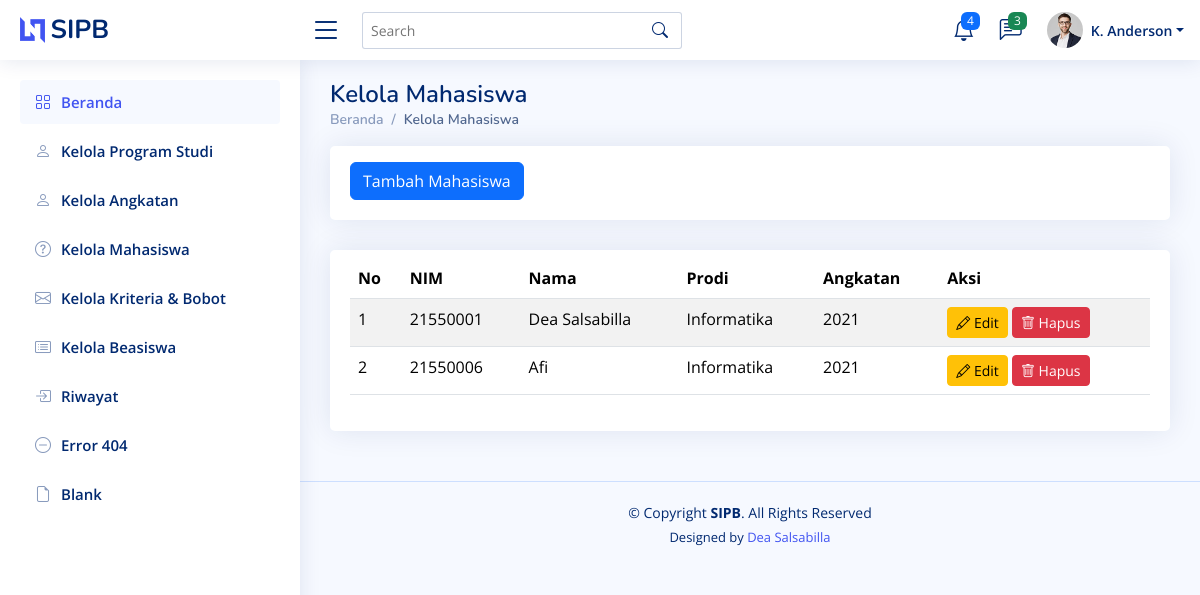
/kelola-mahasiswa/, run on an earlier commit of the app's database.
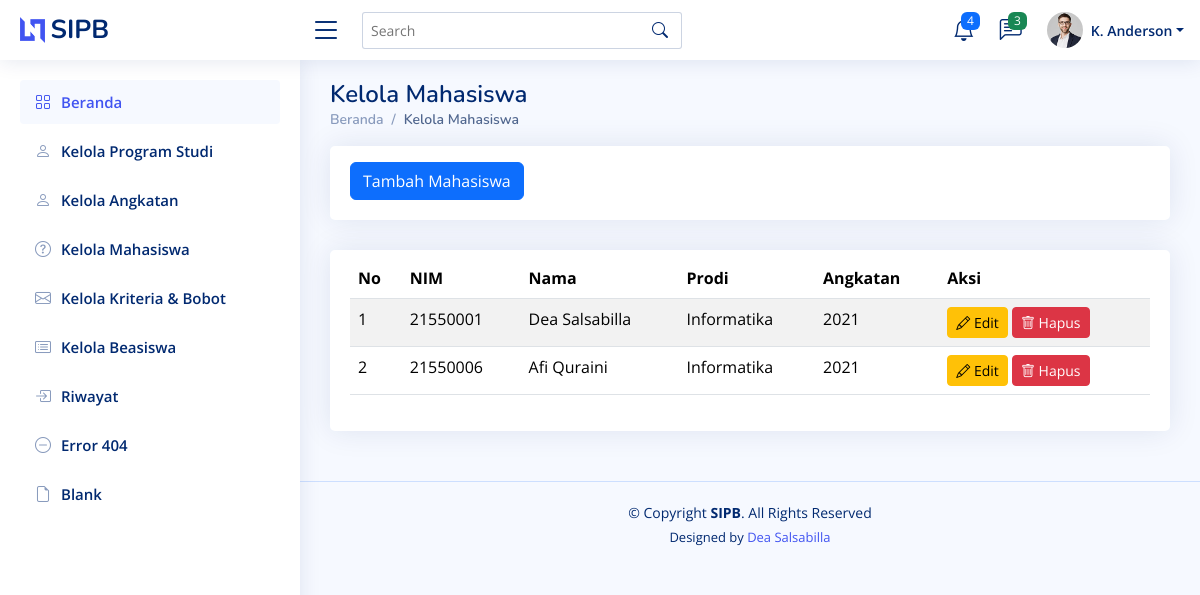
And on a later commit of the database.
### beasiswa/models.py (models this page shows, shortened)
class Mahasiswa(models.Model):
    id = models.AutoField(primary_key=True)  # Auto-increment ID
    nim = models.CharField(max_length=8, unique=True)  # NIM harus unik
    nama = models.CharField(max_length=100)  # Nama mahasiswa
    prodi = models.ForeignKey(Prodi, on_delete=models.CASCADE, related_name="mahasiswa")  # Relasi ke Prodi
    angkatan = models.ForeignKey(Angkatan, on_delete=models.CASCADE, related_name="mahasiswa")  # Relasi ke Angkatan
    class Meta:
        verbose_name = "Mahasiswa"
        verbose_name_plural = "Mahasiswa"
        ordering = ["nim"]  # Mengurutkan berdasarkan NIM

class Prodi(models.Model):
    id = models.AutoField(primary_key=True)  # Auto-increment ID
    prodi = models.CharField(max_length=25)
    class Meta:
        verbose_name = "Prodi"
        verbose_name_plural = "Prodi"
        ordering = ["id"]

class Angkatan(models.Model):
    id = models.AutoField(primary_key=True)  # Auto-increment ID
    angkatan = models.PositiveIntegerField(unique=True)  # Tahun angkatan, harus unik
    class Meta:
        verbose_name = "Angkatan"
        verbose_name_plural = "Angkatan"
        ordering = ["angkatan"]  # Mengurutkan berdasarkan tahun angkatan

### beasiswa/views.py (the view)
# urls.py: path("kelola-mahasiswa/", views.mahasiswa, name='mahasiswa'),
def mahasiswa(request):
    mahasiswa_list = Mahasiswa.objects.select_related('prodi', 'angkatan').all()
    context = {
        'mahasiswa_list': mahasiswa_list,
    }
    return render(request, 'mahasiswa.html', context)

### beasiswa/templates/mahasiswa.html (shortened to what this page needs)
<!DOCTYPE html>
<html lang="en">
<head>
  {% load static %}
  <link href="{% static 'assets/vendor/bootstrap/css/bootstrap.min.css' %}" rel="stylesheet">
  <link href="{% static 'assets/vendor/bootstrap-icons/bootstrap-icons.css' %}" rel="stylesheet">
  <link href="{% static 'assets/vendor/boxicons/css/boxicons.min.css' %}" rel="stylesheet">
  <link href="{% static 'assets/vendor/quill/quill.snow.css' %}" rel="stylesheet">
  <link href="{% static 'assets/vendor/quill/quill.bubble.css' %}" rel="stylesheet">
  <link href="{% static 'assets/vendor/remixicon/remixicon.css' %}" rel="stylesheet">
  <link href="{% static 'assets/vendor/simple-datatables/style.css' %}" rel="stylesheet">
  <link href="{% static 'assets/css/style.css' %}" rel="stylesheet">
</head>
<body>
  {% include 'partials/header.html' %}
  {% include 'partials/sidebar.html' %}
  <main id="main" class="main">
    <div class="pagetitle">
      <h1>Kelola Mahasiswa</h1>
      <nav>
        <ol class="breadcrumb">
          <li class="breadcrumb-item"><a href="{% url 'home' %}">Beranda</a></li>
          <li class="breadcrumb-item active">Kelola Mahasiswa</li>
        </ol>
      </nav>
    </div>
    <div class="row">
        <div class="col-lg-12">
          <div class="card">
            <div class="card-body">
                <button class="btn btn-primary mt-3"><a href="{% url 'tambah_mahasiswa' %}" style="color: white; text-decoration: ">Tambah Mahasiswa</a></button>
            </div>
          </div>
        </div>
    </div>
    <section class="section">
      <div class="row">
        <div class="col-lg-12">
          <div class="card">
            <div class="card-body">
              <table class="table table-striped mt-2">
                <thead>
                    <tr>
                        <th scope="col">No</th>
                        <th scope="col">NIM</th>
                        <th scope="col">Nama</th>
                        <th scope="col">Prodi</th>
                        <th scope="col">Angkatan</th>
                        <th scope="col">Aksi</th>
                    </tr>
                </thead>
                <tbody>
                    {% if mahasiswa_list %}
                        {% for mahasiswa in mahasiswa_list %}
                        <tr>
                            <td>{{ forloop.counter }}</td>
                            <td>{{ mahasiswa.nim }}</td>
                            <td>{{ mahasiswa.nama }}</td>
                            <td>{{ mahasiswa.prodi.prodi }}</td>
                            <td>{{ mahasiswa.angkatan.angkatan }}</td>
                            <td>
                              <a href="{% url 'edit_mahasiswa' mahasiswa.id %}" class="btn btn-warning btn-sm"><i class="bi bi-pencil"></i> Edit</a>
                              <form action="{% url 'hapus_mahasiswa' mahasiswa.id %}" method="post" style="display:inline;">
                                  <button type="submit" class="btn btn-danger btn-sm" onclick="return confirm('Apakah Anda yakin ingin menghapus data ini?');"><i class="bi bi-trash"></i> Hapus</button>
                                </form>
                          </td>
                        </tr>
                        {% endfor %}
                    {% else %}
                        <tr>
                            <td colspan="6" class="text-center">Tidak ada data mahasiswa.</td>
                        </tr>
                    {% endif %}
                </tbody>
            </table>
            </div>
          </div>
        </div>
    </section>
  </main>
  {% include 'partials/footer.html' %}
</body>
</html>

What changed in the data, as far as the page shows it:
changed Mahasiswa: nama "Afi" → "Afi Quraini"
